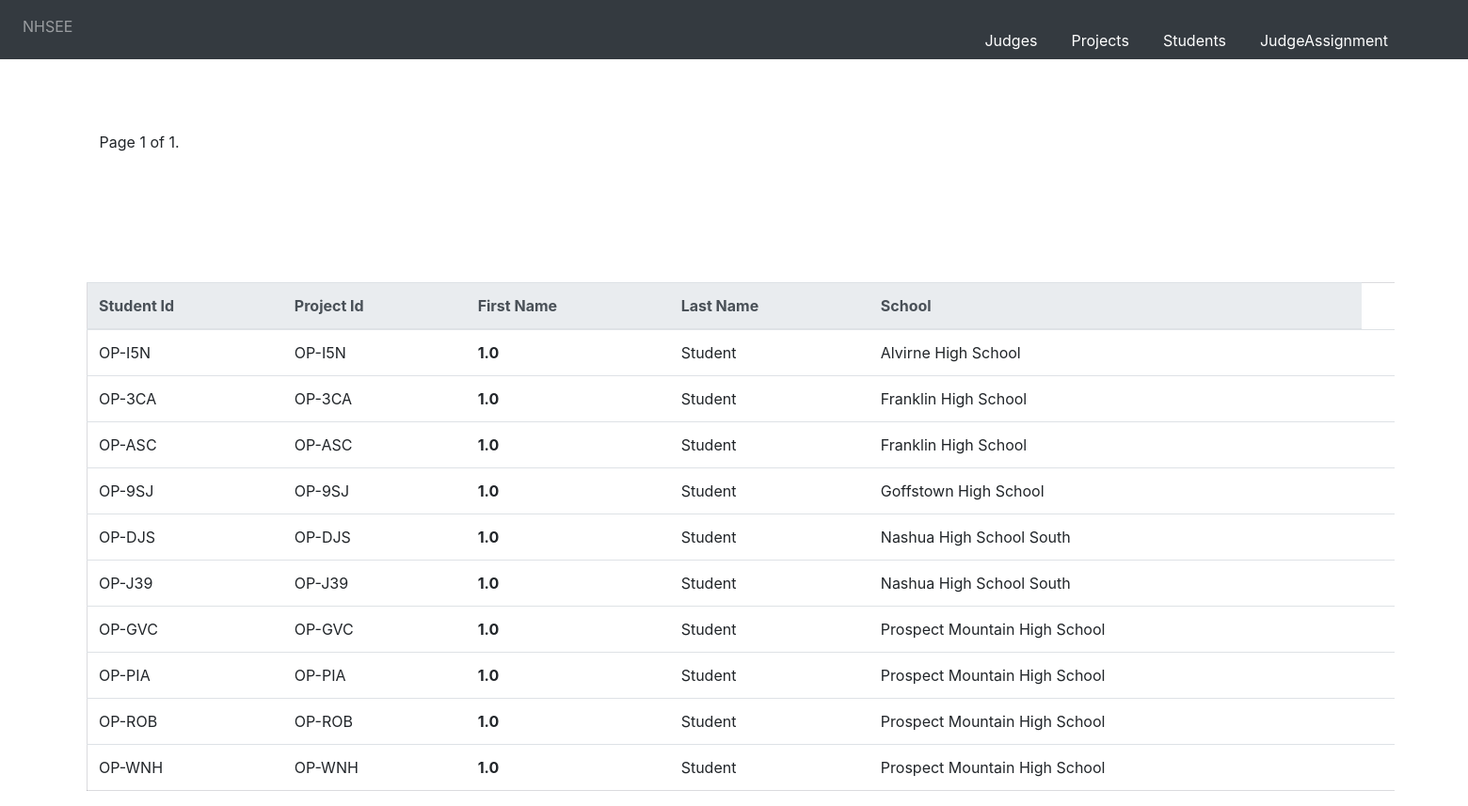
/students/, run on an earlier commit of the app's database.
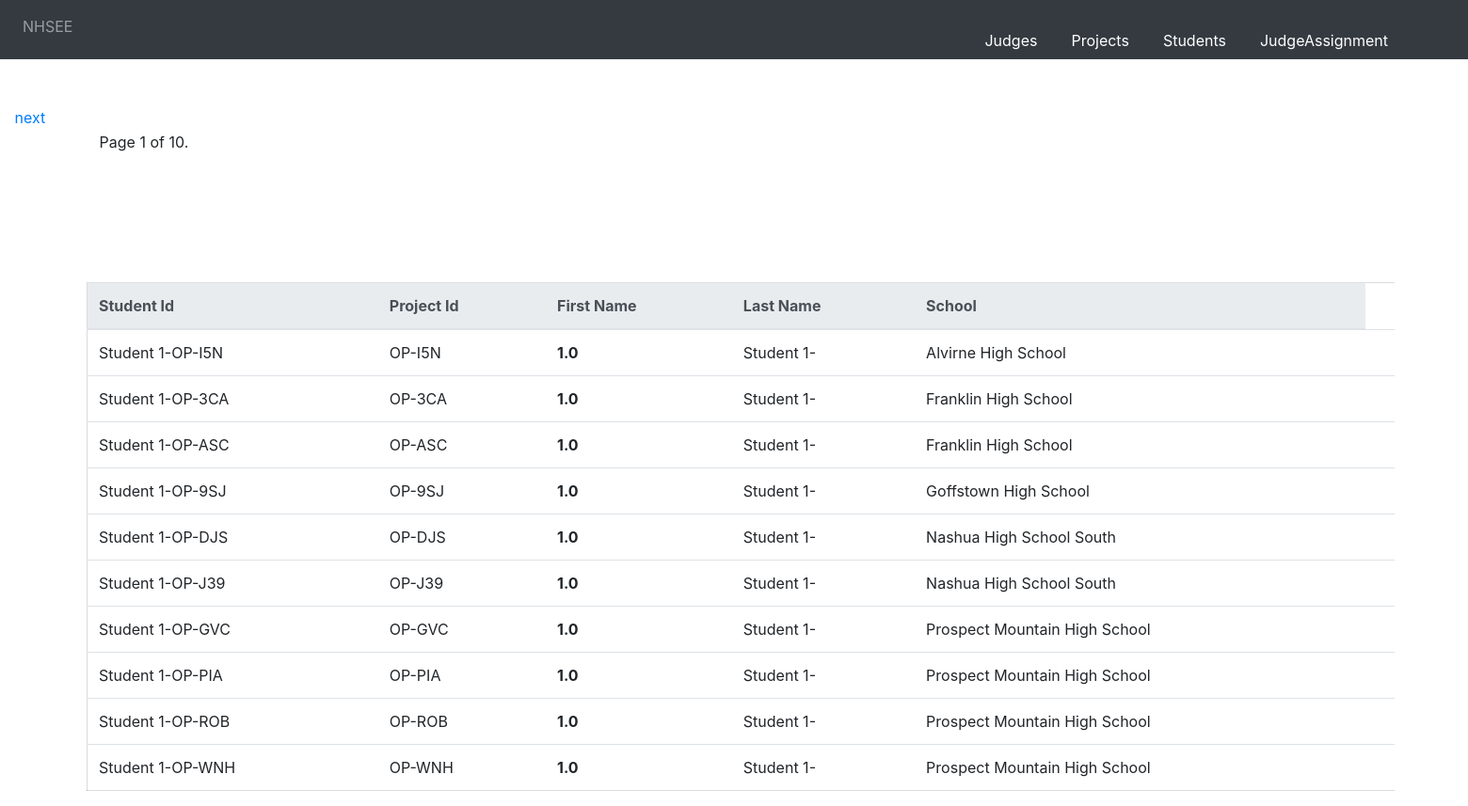
And on a later commit of the database.
### nhsee/models/student_model.py (models this page shows, shortened)
class student(Model):
        id=models.CharField(max_length=100 , primary_key=True,blank=False, unique=True)
        firstname=models.CharField(max_length=100)
        lastname=models.CharField(max_length=100)
        school=models.CharField(max_length=100)
        project_id=models.ForeignKey(project, on_delete=models.CASCADE)
        class Meta:
            db_table = "nhsee_student"

### nhsee/views/student_views.py (the view, shortened to what this page needs)
# urls.py: path(r'students/',student_views.studentlisting),
def studentlisting(request):
    if 'deletestudents' in request.POST:
        deleterequest=request.GET.get('delete')
        print("innnnnnnnnnnnnnnnnnnnnnnnnnnnnn")
        student.objects.all().delete()
    studentl = student.objects.all()
    studentslist=[]
    for students in studentl:
        studentslist.append({"first_name":students.firstname,"last_name":students.lastname,"project_id":students.project_id_id,"school":students.school,"student_id":students.id})
    print(studentslist)
    paginator_projects = Paginator(studentslist, 10)
    page = request.GET.get('page')
    contacts = paginator_projects.get_page(page)
    print(contacts)
    return render(request,'students_template/liststudents.html',{"studentjson":contacts})

### templates/students_template/liststudents.html (shortened to what this page needs)
{% extends 'base.html' %}
{% block content %}
 <!DOCTYPE html>
<html lang="en">
<head>
  {% load staticfiles %}
  <link  rel="stylesheet" href="{% static "css/bootstrap.min.css" %}" />
</head>
{% include 'students_template/studentsform.html' %}
 <div class="pagination">
    <span class="step-links">
        <div class="currentd">
        <span class="current">
            Page {{ studentjson.number }} of {{ studentjson.paginator.num_pages }}.
        </span></div>
        {% if studentjson.has_next %}
        <div class="first">
            <a href="?page={{ studentjson.next_page_number }}">next</a></div>
        {% endif %}
    </span>
</div>
<div class="table-class">
<table class="table">
  <thead class="thead-light">
    <tr>
      <th scope="col">Student Id</th>
      <th scope="col">Project Id</th>
      <th scope="col">First Name</th>
      <th scope="col">Last Name</th>
      <th scope="col">School</th>
    </tr>
  </thead>
    <tbody>
    {% if studentjson %}
        {% for students in studentjson %}
        <tr>
            <td>{{ students.student_id }}</td>
            <td>{{ students.project_id }}</td>
            <td><strong>{{ students.first_name }}</strong></td>
            <td>{{ students.last_name }}</td>
            <td>{{ students.school }}</td>
            <td>
            </td>
        </tr>
        {% endfor %}
    {% else %}
      <div class="heading"><h2>No Students Available<h2></div>
    {% endif %}
    </tbody>
    </table>
    </div>
</html>
{% endblock %}

What changed in the data, as far as the page shows it:
removed student: student_id "OP-I5N", project_id "OP-I5N", first_name "1.0", last_name "Student", school "Alvirne High School"
removed student: student_id "OP-3CA", project_id "OP-3CA", first_name "1.0", last_name "Student", school "Franklin High School"
removed student: student_id "OP-ASC", project_id "OP-ASC", first_name "1.0", last_name "Student", school "Franklin High School"
removed student: student_id "OP-9SJ", project_id "OP-9SJ", first_name "1.0", last_name "Student", school "Goffstown High School"
removed student: student_id "OP-DJS", project_id "OP-DJS", first_name "1.0", last_name "Student", school "Nashua High School South"
removed student: student_id "OP-J39", project_id "OP-J39", first_name "1.0", last_name "Student", school "Nashua High School South"
removed student: student_id "OP-GVC", project_id "OP-GVC", first_name "1.0", last_name "Student", school "Prospect Mountain High School"
removed student: student_id "OP-PIA", project_id "OP-PIA", first_name "1.0", last_name "Student", school "Prospect Mountain High School"
removed student: student_id "OP-ROB", project_id "OP-ROB", first_name "1.0", last_name "Student", school "Prospect Mountain High School"
removed student: student_id "OP-WNH", project_id "OP-WNH", first_name "1.0", last_name "Student", school "Prospect Mountain High School"
added student: student_id "Student 1-OP-I5N", project_id "OP-I5N", first_name "1.0", last_name "Student 1-", school "Alvirne High School"
added student: student_id "Student 1-OP-3CA", project_id "OP-3CA", first_name "1.0", last_name "Student 1-", school "Franklin High School"
added student: student_id "Student 1-OP-ASC", project_id "OP-ASC", first_name "1.0", last_name "Student 1-", school "Franklin High School"
added student: student_id "Student 1-OP-9SJ", project_id "OP-9SJ", first_name "1.0", last_name "Student 1-", school "Goffstown High School"
added student: student_id "Student 1-OP-DJS", project_id "OP-DJS", first_name "1.0", last_name "Student 1-", school "Nashua High School South"
added student: student_id "Student 1-OP-J39", project_id "OP-J39", first_name "1.0", last_name "Student 1-", school "Nashua High School South"
added student: student_id "Student 1-OP-GVC", project_id "OP-GVC", first_name "1.0", last_name "Student 1-", school "Prospect Mountain High School"
added student: student_id "Student 1-OP-PIA", project_id "OP-PIA", first_name "1.0", last_name "Student 1-", school "Prospect Mountain High School"
added student: student_id "Student 1-OP-ROB", project_id "OP-ROB", first_name "1.0", last_name "Student 1-", school "Prospect Mountain High School"
added student: student_id "Student 1-OP-WNH", project_id "OP-WNH", first_name "1.0", last_name "Student 1-", school "Prospect Mountain High School"
Also different on the page:
{{ studentjson.paginator.num_pages }}: "1" → "10"
text now shown: "next"
